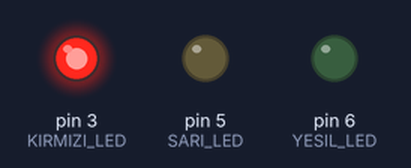
A sketch run on a simulated Arduino Uno, built with avr-gcc and run on an emulated ATmega328P. On the bench: output pins drawn as LEDs (lit = HIGH).

Above: at 12.8 s.
At 25.6 s:
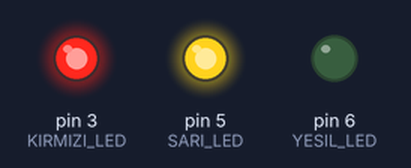
Timing chart, 0 to 40.0 s (numbered marks = the images above):
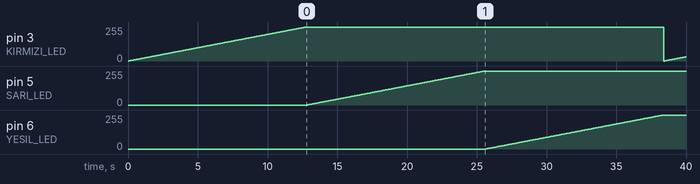

The sketch:

PWM_3_LED_YAKMA.ino
```cpp
#define KIRMIZI_LED 3
#define SARI_LED 5
#define YESIL_LED 6

void setup() {
  pinMode(KIRMIZI_LED,OUTPUT);
  pinMode(SARI_LED , OUTPUT);
  pinMode(YESIL_LED,OUTPUT);
}

void loop() {
  for(int i = 0 ; i<256 ; i++){
    analogWrite(KIRMIZI_LED,i);
    delay(50);
  }
  for(int j = 0 ; j<256 ; j++){
    analogWrite(SARI_LED,j);
    delay(50);
  }
  for(int k = 0 ; k<256 ; k++){
    analogWrite(YESIL_LED,k);
    delay(50);
  }
}
```

Measured:
- by itself, pin 5 (SARI_LED), pin 6 (YESIL_LED): moves from 0/255 to 255/255 over 12.7 s
